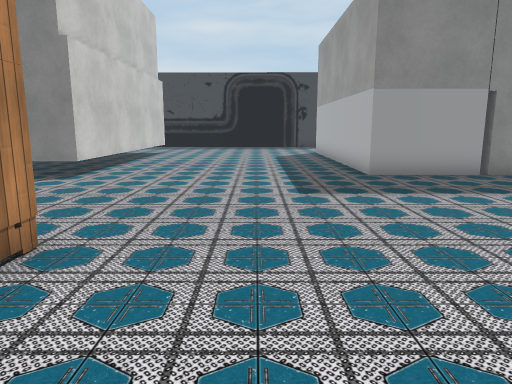
view 1 (above)

23 first-person views from a walk through a Unity game level. The camera is 1.3 m above the floor, tilts 10° down and sees 70° across. The floor is counted in squares, 1 m on a side. Each view is taken from the middle of a square. On the plan, view 1 faces up. The plan holds only what a view shows up to about 15 squares ahead; the rest is blank. The place goes on beyond the plan. The player character is not drawn. Some surface patterns are stand-ins.

view 2
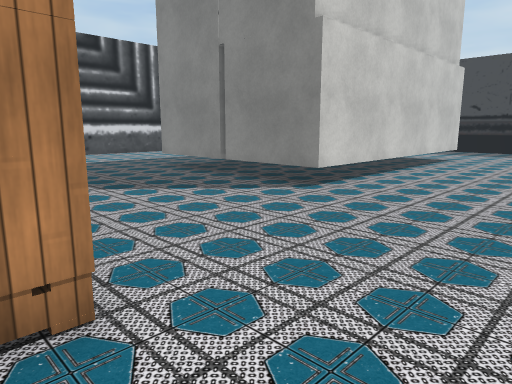

view 3
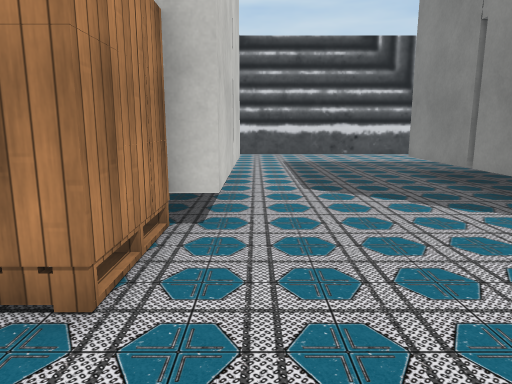

view 4
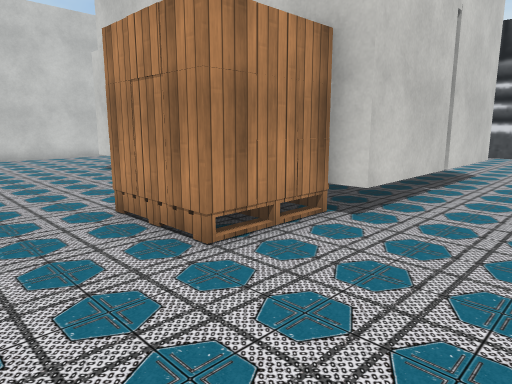

view 5
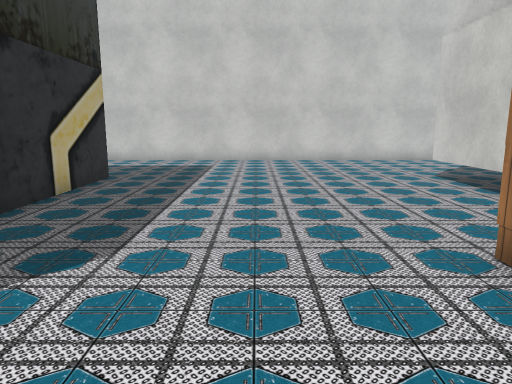

view 6
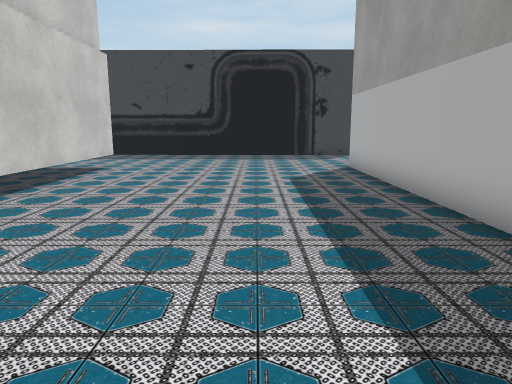

view 7
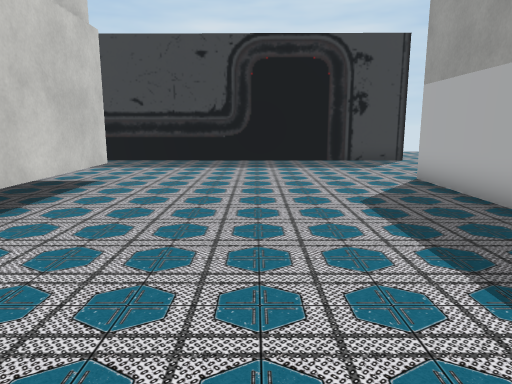

view 8
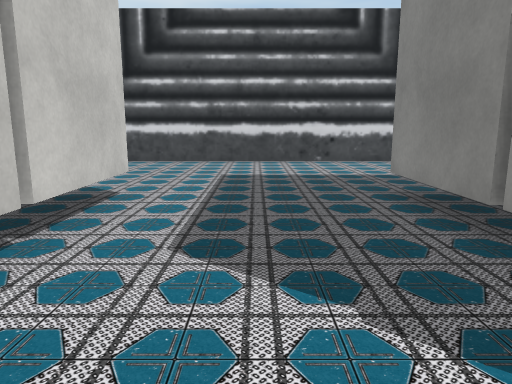

view 9
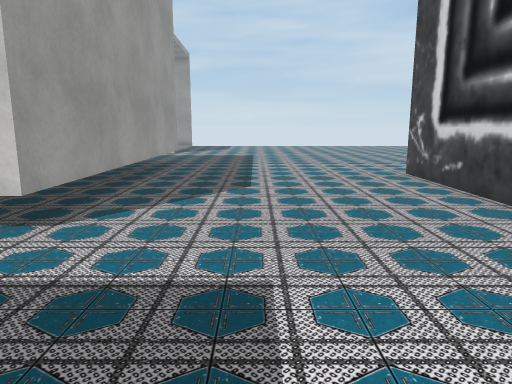

view 10
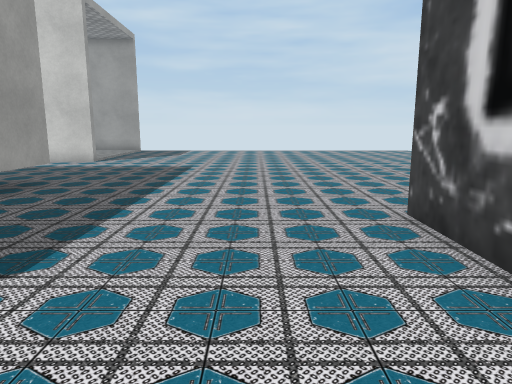

view 11
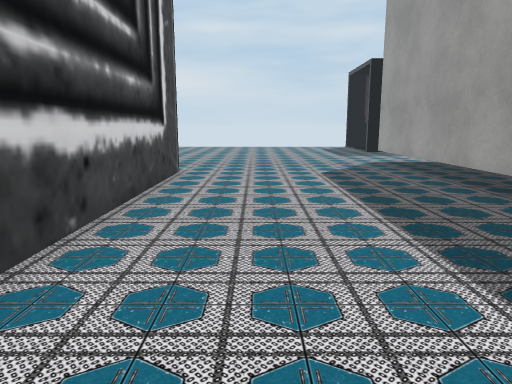

view 12
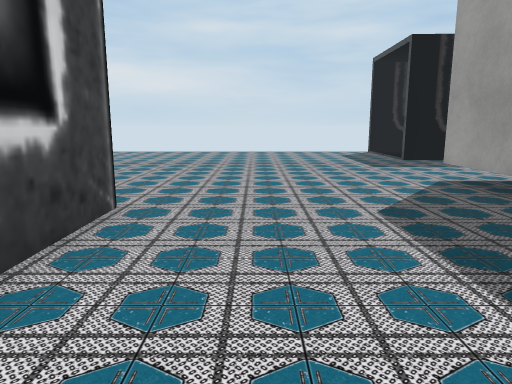

view 13
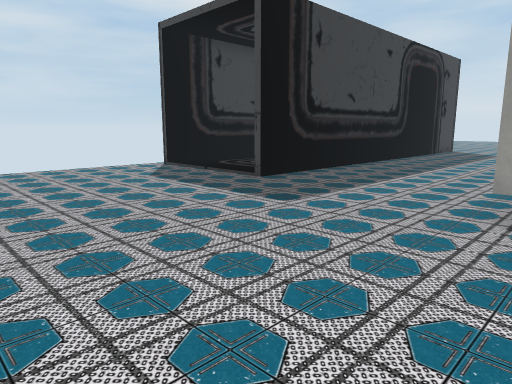

view 14
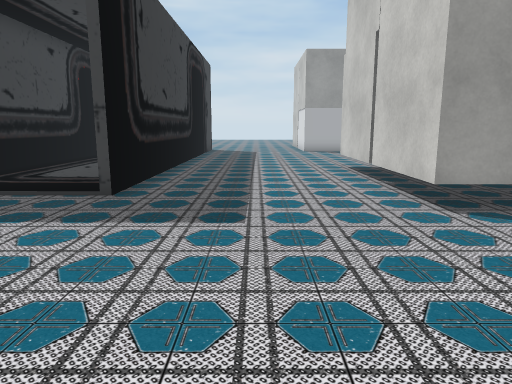

view 15
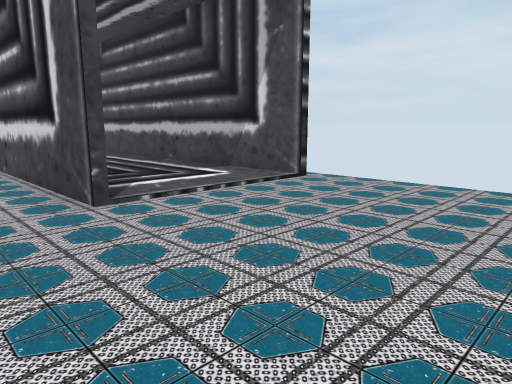

view 16
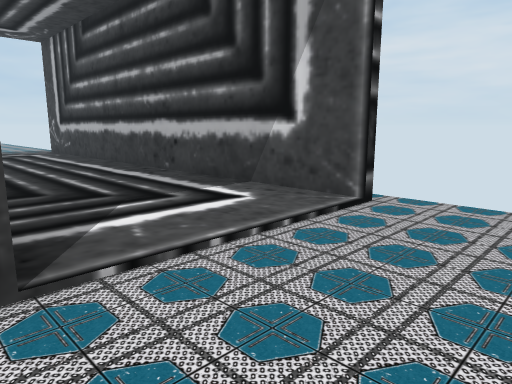

view 17
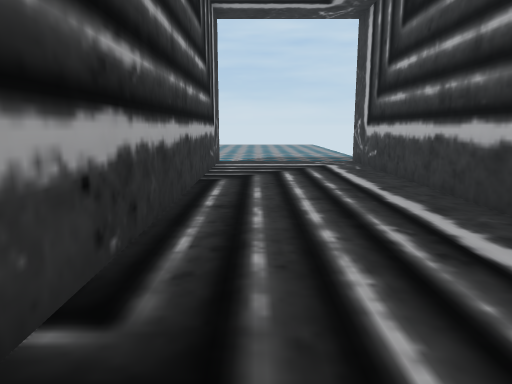

view 18
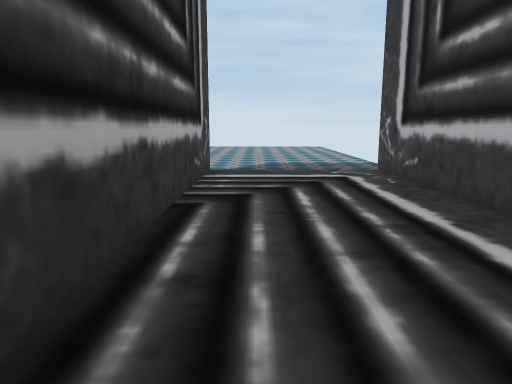

view 19
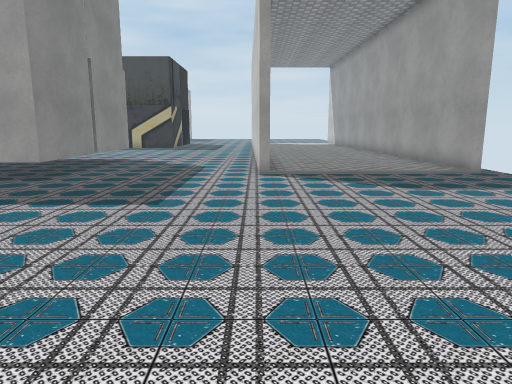

view 20
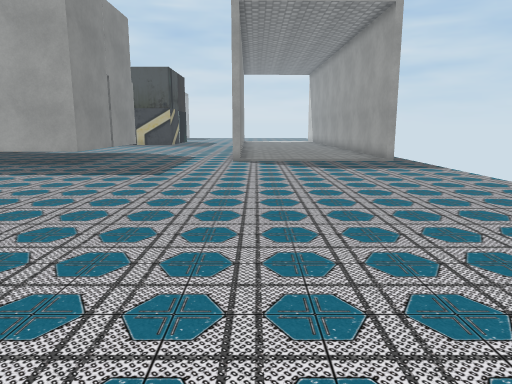

view 21
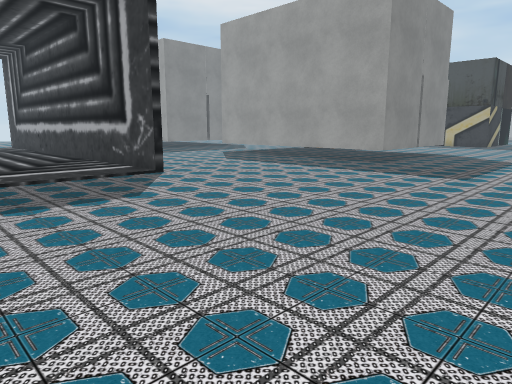

view 22
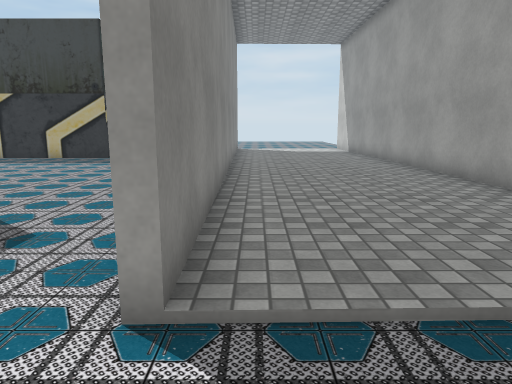

view 23
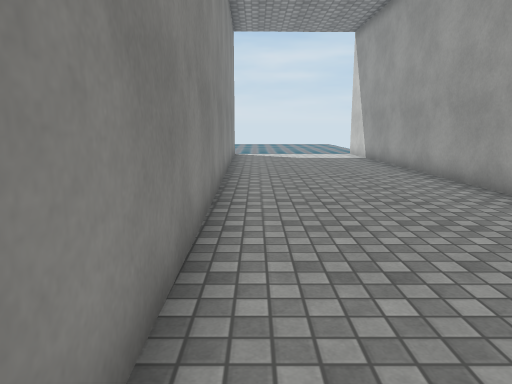

### Floor plan
Key: @ floor where view 1 was taken; # wall or solid block; x gap in a wall; . floor; O other object.
Columns run from 24 left of view 1 to 5 right of it. Each row starts with its distance up from view 1.
 30          .....#########
 29          ..............
 28          .............
 27          ...........
 26         ..........
 25    ...........###############x
 24    ...........................
 23    ...........................
 22    ..........................
 21 .............................
 20 ............................
 19 .............OOOOOOO.......O
 18 .............O     O.......O
 17 .............O     O.......O
 16 #............O     O.......O
 15 #.....#......O     O.......O
 14 #.....#......O     O.......O
 13 #.....#......O     O.......O
 12 #.....#......O     O.......O
 11 #.....#......      O.......O
 10 #.....#......OOOOOOO.......OOO
  9 #.....#.......................
  8 #.....#.......................
  7 #.....#.......................
  6 #.....#......................
  5 #.....#......................
  4 #.....#......OOOOOOOOO......
  3 #.....#......O     O OO.....
  2 #.....#......O        O.....
  1 #.....#......O       .......
  0 #.....#......O      ....@...O
 -1 #.....#......O     O........O
 -2 .............O     O........O
 -3 .............O     O........O
 -4 .............O     O........O
 -5 .............OOOOOOO.........
 -6  ............................
 -7  .............................
 -8 ..............................
 -9 ..............................
-10  ..............###############
-11 . ............................
-12   ............................
-13   ............................
-14    ...........................
-15      .........................
-16        ........###############
-17         ......##

Positions as (right, up) in squares from view 1, and headings:
1: (0, 0), facing up
2: (0, 3), facing up-left
3: (0, 5), facing left
4: (0, 7), facing down-left
5: (0, 5), facing down
6: (0, 7), facing up
7: (-1, 10), facing up
8: (-4, 7), facing left
9: (-14, 9), facing down
10: (-16, 4), facing down
11: (-16, 5), facing up
12: (-16, 10), facing up
13: (-17, 18), facing up-right
14: (-17, 22), facing right
15: (-16, 22), facing down-left
16: (-18, 19), facing down-left
17: (-20, 13), facing down
18: (-20, 10), facing down
19: (-20, -10), facing right
20: (-24, -11), facing right
21: (-24, -11), facing up-right
22: (-12, -11), facing right
23: (-9, -11), facing right
